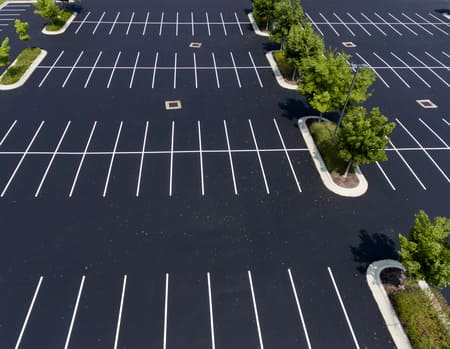
#> input picture parking_test10.jpeg, 450 x 349 px, given in place of testing.mp4, which was not available
$ python main.py
#> lines starting #> are read from the running program, lines starting #| are printed output that depends on the picture; after the words box and inside, x2 and y2 are one past the last pixel; in counts of white or black regions, pixels touching at a corner belong together; pictures that were not available may be replaced by others from this repository, and a replacement may not be noted
# selecteaza stream video
# selecteaza locurile de parcare din primul frame
# dupa selectare locuri parcare pe care le doresti sa fie monitorizate apasa "c"
# apasa "q" cand vrei sa inchizi programul

import time
from datetime import datetime

import cv2
import numpy as np
from openpyxl import Workbook
from openpyxl.worksheet.table import Table, TableStyleInfo

# stocare fiecare frame selectat
Lot = [''] * 25
NumberingLots = [''] * 25
MaskedFrame = [''] * 25

# OCUPAT / LIBER pt fiecare loc de parcare selectat
sts = [''] * 25

# lista pt stocare valori de pixeli albi pt fiecare loc de paracare individual
WhitePixels = [''] * 25

# ora parcare masina
ParkedHour = [''] * 25

tpPointsChoose = []
drawing = False
tempFlag = False
firstFrame = True
Points = []
ParkingSpaces = [''] * 25


# [86 lines left out: functions getData, draw_ROI, not called in this run]


# getting the current time outside main loop
now = datetime.now()

# current time are full data format pt procesare date
current_time = now.strftime("%m-%d-%Y %H:%M:%S")

# detalii ititializare click event + fisier
cv2.namedWindow('Selectare locuri parcare')
cv2.setMouseCallback('Selectare locuri parcare', draw_ROI)

cap = cv2.VideoCapture('testing.mp4')
# cap = cv2.VideoCapture('C:/Users/a1/Downloads/VideoLicenta/testing2.mp4')

# Delayed playback, adjusted according to computing power
fps = cap.get(cv2.CAP_PROP_FPS)
size = (cap.get(cv2.CAP_PROP_FRAME_WIDTH), cap.get(cv2.CAP_PROP_FRAME_HEIGHT))

print("fps: {}\nsize: {}".format(fps, size))
vfps = 0.7 / fps

while True:
    # capture frame-by-frame
    ret, frame = cap.read()
#> frame is the input picture: shape (349, 450, 3); mean B, G, R 71.6, 65.4, 61.2

    # autocanny
    sigma = 0.33
    median = np.median(frame)
#> median = 55
    lowerThreshold = int(max(0, (1.0 - sigma) * median))
#> lowerThreshold = 36
    upperThreshold = int(min(255, (1.0 + sigma) * median))
#> upperThreshold = 73

    # creare kernel pt convolutie
    kernel = np.ones((5, 5), np.uint8)

    # operatie de dilatare video cu kernelul creat
    dilation = cv2.dilate(frame, kernel, iterations=1)
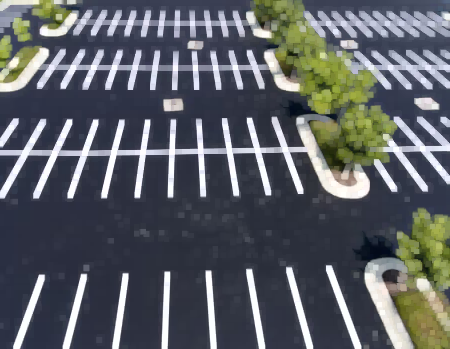
#> dilation: shape (349, 450, 3); mean B, G, R 101.3, 96.3, 92.2

    # canny cu frame-ul rezultat din dilatare
    edge = cv2.Canny(dilation, lowerThreshold, upperThreshold)
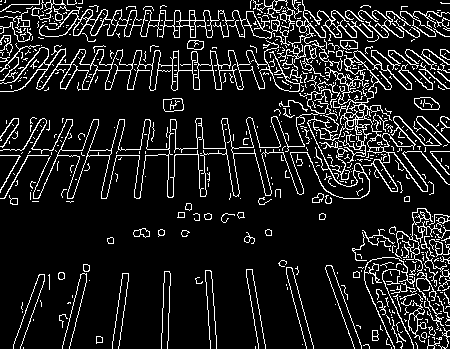
#> edge: shape (349, 450); 11.8% white in thin lines or dots


    # Otsu's thresholding after Gaussian filtering
    blur = cv2.GaussianBlur(edge, (3, 3), 0)
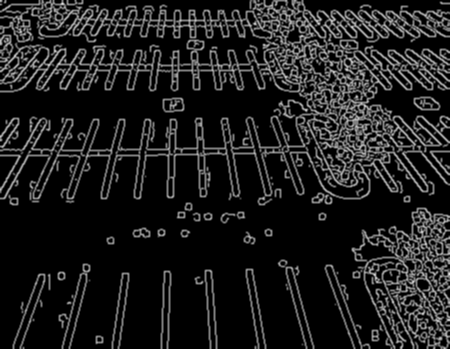
#> blur: shape (349, 450); min 0, max 223, mean 30.2
    ret, Otsu = cv2.threshold(blur, 80, 255, cv2.THRESH_OTSU)
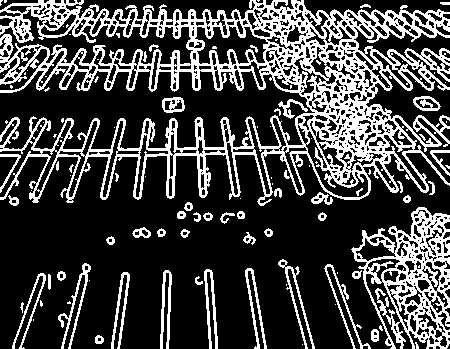
#> Otsu: shape (349, 450); 26.6% white; 116 white regions (65 under 20 px), largest, box (x1, y1, x2, y2) and area: (0, 0, 450, 206) 29648, (351, 207, 450, 349) 5601, (58, 263, 91, 349) 515
#> ret = 48

    # conversie catre frame binar dupa canny pt accuracy mai mare
    _, FinalFrame = cv2.threshold(Otsu, 50, 255, cv2.THRESH_BINARY)

    while firstFrame is True:
        cv2.imshow('Selectare locuri parcare', frame)

        # Mouse click - stanga
        if (tempFlag == True and drawing == False):

            # desenare cerc dupa prima apasare a primului punct
            cv2.circle(frame, point1, 5, (0, 255, 0), 2)

            # deneaza linie de la punctul anterior pana la cel apasat curent
            for i in range(len(tpPointsChoose) - 1):
                cv2.line(frame, tpPointsChoose[i], tpPointsChoose[i + 1], (255, 0, 0), 2)

        # Mouse click - dreapta
        if (tempFlag == True and drawing == True):
            # creare polyline cu coordonatele acumulate in [pts] + inchidere forma cu primul punct
            cv2.polylines(frame, [pts], True, (0, 0, 255), thickness=2)

        # Middle mouse button - stergere + creare linie goale, pts devine 0
        if (tempFlag == False and drawing == True):
            for i in range(len(tpPointsChoose) - 1):
                cv2.line(frame, tpPointsChoose[i], tpPointsChoose[i + 1], (0, 0, 255), 2)

        if cv2.waitKey(1) & 0xFF == ord('c'):
#> (key q is pressed here)
            firstFrame = False
            cv2.destroyWindow('Selectare locuri parcare')
            break

    # filtru aplicat cu succes - iterativ
    for i in range(len(Points)):
        mask = np.zeros(FinalFrame.shape, dtype=np.uint8)
        roi_corners = np.array([Points[i]], dtype=np.int32)
        white = (255, 255, 255)
        cv2.fillPoly(mask, roi_corners, white)

        # stocare locatii masini din 4 puncte + masca negru adaugata peste excese intr-un singur frame pt procesare
        MaskedFrame[i] = cv2.bitwise_and(FinalFrame, mask)

        WhitePixels[i] = cv2.countNonZero(MaskedFrame[i])

        # stabilire loc ocupat / liber in functie de nr de pixeli albi gasiti
    for i in range(len(ParkingSpaces)):
        if WhitePixels[i] != '':
            if WhitePixels[i] >= 1000:
                sts[i] = "OCUPAT"
                ParkedHour[i] = current_time
            else:
                sts[i] = "LIBER"
                ParkedHour[i] = 0


    #cv2.imshow('Canny pe frame filtrat', edge)
    #cv2.imshow('Canny pe frame nefiltrat', edgetest)

    cv2.imshow('Masked lot', MaskedFrame[0])
    #cv2.imshow('Live camera', frame)


    print(sts)

    if cv2.waitKey(1) & 0xFF == ord('q'):
        break

cap.release()
cv2.destroyAllWindows()
